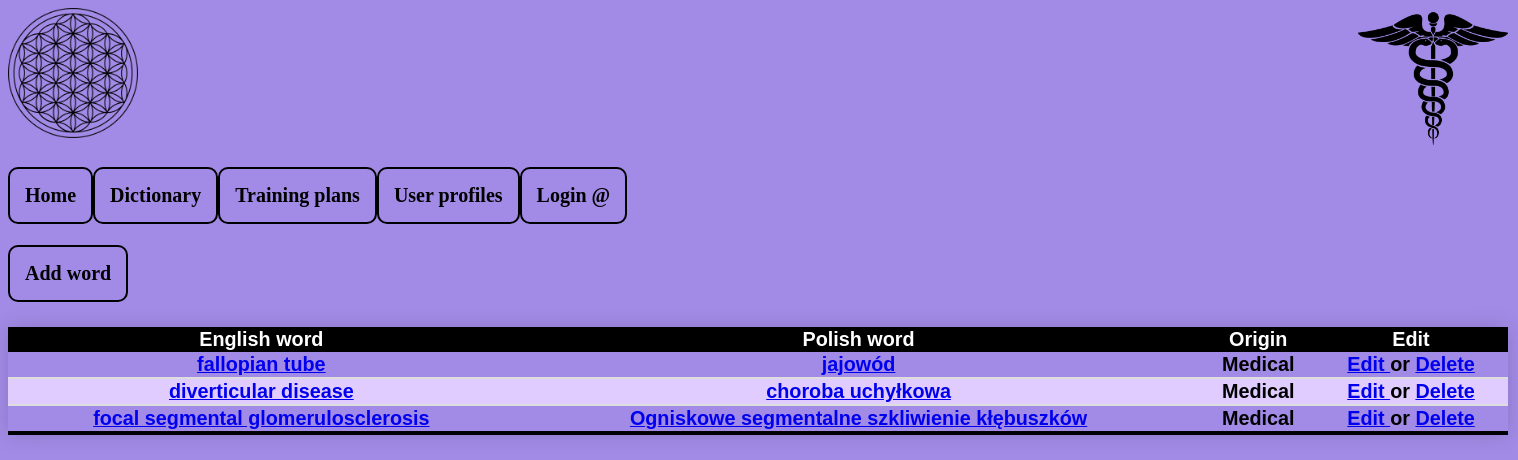
Page /dictionary/ on the committed database.
### base/models.py (models this page shows, shortened)
class Word(models.Model):
    english = models.CharField( max_length=100)
    polish = models.CharField( max_length=100)
    genre = models.CharField( max_length=30)
    description = models.TextField(null=True,blank=True)
    updated = models.DateTimeField(auto_now=True)
    created= models.DateTimeField(auto_now_add=True)

### base/views.py (the view)
def dictionary(request):
    q = request.GET.get('q') if request.GET.get('q') != None else ''
    words= Word.objects.filter(
    Q(english__contains=q) |
    Q(polish__icontains=q) |
    Q(genre__icontains=q) )
    word_count = words.count()
    context={'words':words ,'word_count':word_count}
    return render(request, 'base/dictionary.html', context)

### base/templates/base/dictionary.html (shortened to what this page needs)
{% extends 'homemain.html'%}
{% block content %}
    <div class="topnav s">
        <h3><a href="{% url 'addword' %}"> Add word</a></h3>
    </div>
<div>
    <div>
        <table style="width:80%">
            <thead>
    <div class="container">
        <table class="styled-table">
            <thead>
                <tr>
                    <th>English word</th>
                    <th>Polish word</th>
                    <th>Origin </th>
                    <th> Edit </th>
                </tr>
            </thead>
            <tbody>
                {% for word in words %}
                <tr>
                    <td><a href="{% url 'word' word.id %}">{{word.english}}</a> </a></td>
                    <td><a href="{% url 'word' word.id %}">{{word.polish}} </a></td>
                    <td>{{word.genre}}</td>
                    <td><a href="{% url 'wordform' word.id %}"> Edit </a><a>or</a>
                        <a href="{% url 'deleteword' word.id %}"> Delete</a></td>
                </tr>
                {% endfor %}
            </tbody>
        </table>
</div>
{% endblock content %}

### templates/homemain.html (style rules this page uses)
body { background-color: #A28BE7; text: solid padding: 30px 10px; text-decoration: solid; font-size:18px; font-weight: bold; }

### templates/homenavbar.html (style rules this page uses)
.topnav { overflow: hidden; background-color: #A28BE7; }
.topnav a { float: left; color: black; text-align: right; text-decoration: none; font-size:20px; border-style: outset; border: 2px solid black; border-radius: 10px; padding: 15px; }
.container { background-color: #A28BE7; color: black; }

### base/templates/base/dictionary.html (style rules this page uses)
.container { border-bottom: 50px black; }
.styled-table { border-collapse: collapse; margin: 25px 0; font-size: 1.1em; font-family: sans-serif; min-width:1500px; box-shadow: 0 0 20px rgba(0, 0, 0, 0.15); }
.styled-table thead tr { background-color: black; color: #ffffff; text-align: center; }
.styled-table tbody tr { border-bottom: 2px solid #dddddd; text-align: center; }
.styled-table tbody tr:nth-of-type(even) { background-color: #e0ccff; }
.styled-table tbody tr:last-of-type { border-bottom: 4px solid black; }

### rows in the picture
Word: english "fallopian tube", polish "jajowód", genre "Medical"
Word: english "diverticular disease", polish "choroba uchyłkowa", genre "Medical"
Word: english "focal segmental glomerulosclerosis", polish "Ogniskowe segmentalne szkliwienie kłębuszków", genre "Medical"
